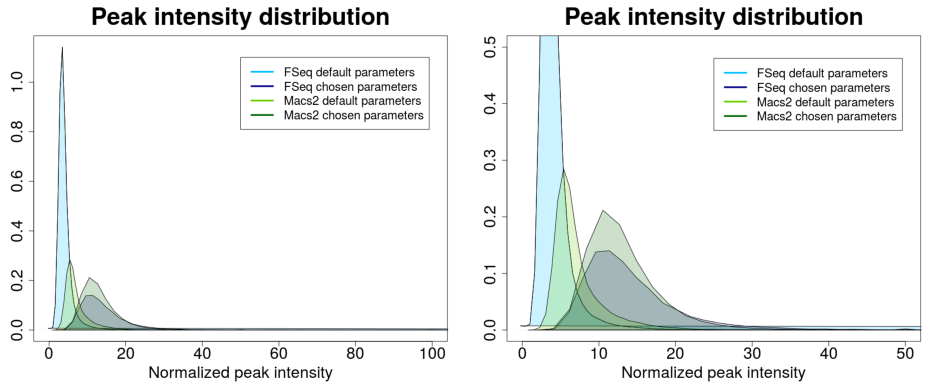

The R source for this figure:
f_def_input <- read.table ("fresh1.filtered.bedpe.fseq.length_600.tresh_4.narrowPeak.counts.txt", header=FALSE)
f_cho_input <- read.table ("fresh1.filtered.bedpe.fseq.length_200.tresh_8.narrowPeak.counts.txt", header=FALSE)
m_def_input <- read.table ("fresh_1.macs.length_200.thresh_0.05.narrowPeak.counts.txt", header=FALSE)
m_cho_input <- read.table ("fresh_1.macs.length_100.thresh_0.01.narrowPeak.counts.txt", header=FALSE)

f_def <- density(as.numeric(f_def_input[,3]))
f_cho <- density(as.numeric(f_cho_input[,3]))
m_def <- density(as.numeric(m_def_input[,3]))
m_cho <- density(as.numeric(m_cho_input[,3]))


par(mfrow=c(1,2))
plot(f_def, main="Peak intensity distribution", cex.axis=2, cex.lab=2, xlab="Normalized peak intensity", ylab="", cex.main=3, xlim=c(0,100))

polygon(f_def, border="black", col=adjustcolor("deepskyblue",alpha.f=0.2))
polygon(f_cho, border="black", col=adjustcolor("darkblue",alpha.f=0.2))
polygon(m_def, border="black", col=adjustcolor("chartreuse3",alpha.f=0.2))
polygon(m_cho, border="black", col=adjustcolor("darkgreen",alpha.f=0.2))

legend(50, 1.1, c("FSeq default parameters", "FSeq chosen parameters", "Macs2 default parameters", "Macs2 chosen parameters"), lty=c(1,1), lwd=c(3.5,3.5),col=c("deepskyblue", "darkblue", "chartreuse3", "darkgreen"), cex=1.5)


plot(f_def, main="Peak intensity distribution", cex.axis=2, cex.lab=2, xlab="Normalized peak intensity", ylab="", cex.main=3, xlim=c(0,50), ylim=c(0,0.5))

polygon(f_def, border="black", col=adjustcolor("deepskyblue",alpha.f=0.2))
polygon(f_cho, border="black", col=adjustcolor("darkblue",alpha.f=0.2))
polygon(m_def, border="black", col=adjustcolor("chartreuse3",alpha.f=0.2))
polygon(m_cho, border="black", col=adjustcolor("darkgreen",alpha.f=0.2))

legend(25, 0.48, c("FSeq default parameters", "FSeq chosen parameters", "Macs2 default parameters", "Macs2 chosen parameters"), lty=c(1,1), lwd=c(3.5,3.5),col=c("deepskyblue", "darkblue", "chartreuse3", "darkgreen"), cex=1.5)
